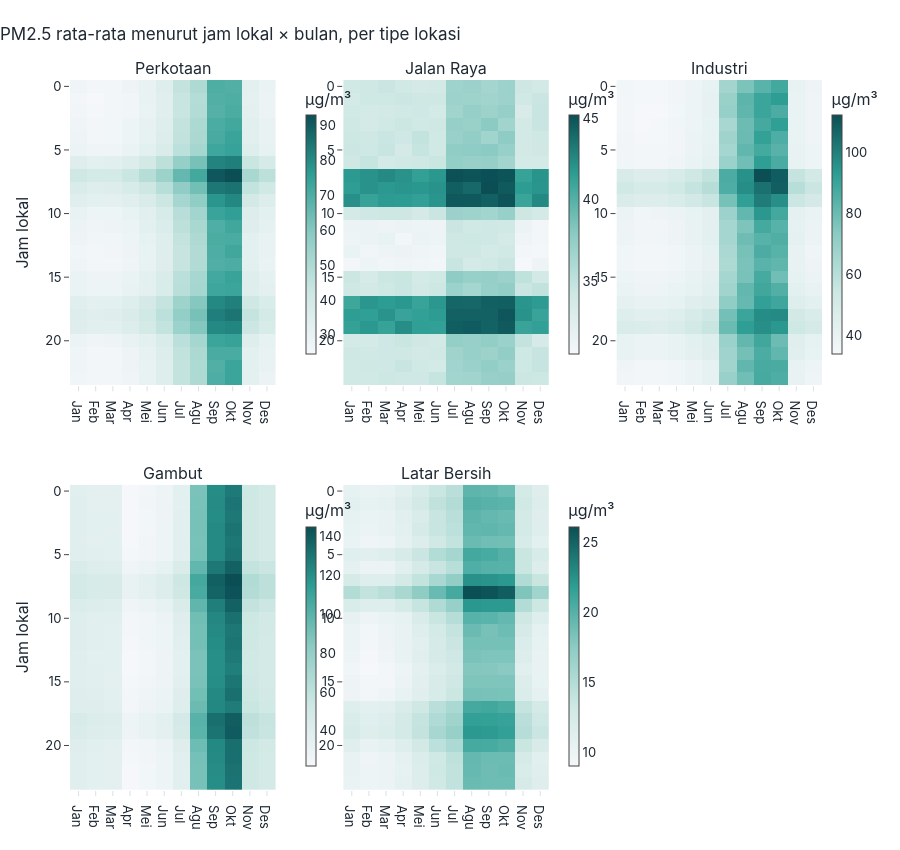

This figure's notebook cell:
### Markdown cell above
### B2. Heatmap jam × bulan
Rata-rata PM2.5 per `jam_lokal` × bulan kalender, dipisah per tipe lokasi (skala warna tiap panel berbeda). Uji: Kruskal-Wallis efek **bulan** pada PM2.5 harian per tipe, dan **kemarau (Mei–Okt) vs hujan** (Mann-Whitney).

### Code cell
hm = hourly.groupby(["tipe", "bulan", "jam_lokal"], observed=True).pm25_ug_m3.mean()
fig = make_subplots(rows=2, cols=3, subplot_titles=TIPE, horizontal_spacing=0.09, vertical_spacing=0.14)
for i, t in enumerate(TIPE):
    z = hm.loc[t].unstack(0).reindex(index=range(24), columns=range(1, 13))
    r, c = divmod(i, 3)
    fig.add_trace(go.Heatmap(z=z.values, x=["Jan", "Feb", "Mar", "Apr", "Mei", "Jun", "Jul", "Agu", "Sep", "Okt", "Nov", "Des"], y=list(range(24)), coloraxis=f"coloraxis{i + 1}" if i else "coloraxis",
                             hovertemplate=t + "<br>%{x} · jam %{y}<br>%{z:.1f} µg/m³<extra></extra>"), row=r + 1, col=c + 1)
    fig.update_layout(**{("coloraxis" if i == 0 else f"coloraxis{i + 1}"): dict(colorscale=style.SKALA_KELENGKAPAN, colorbar=dict(len=0.4, thickness=10, x=[0.30, 0.65, 1.0][c], y=[0.80, 0.22][r], title=dict(text="µg/m³", side="top")))})
    fig.update_yaxes(title_text="Jam lokal" if c == 0 else None, autorange="reversed", row=r + 1, col=c + 1)
style.terapkan(fig, "PM2.5 rata-rata menurut jam lokal × bulan, per tipe lokasi", 850)
simpan(fig, "04_B2_heatmap_jam_bulan", 850); fig.show()

baris = []
for t in TIPE:
    x = d_ok[d_ok.tipe == t]
    kwm = eda.kruskal({m: v.pm25_ug_m3.to_numpy() for m, v in x.groupby("bulan")})
    mw = eda.mann_whitney(x.loc[x.musim == "Kemarau", "pm25_ug_m3"], x.loc[x.musim == "Hujan", "pm25_ug_m3"])
    bulan_tertinggi = int(x.groupby("bulan").pm25_ug_m3.mean().idxmax())
    baris.append(dict(tipe=t, H_bulan=kwm["H"], p_bulan=kwm["p"], eps2_bulan=kwm["epsilon2"], bulan_tertinggi=bulan_tertinggi, median_kemarau=mw["median_x"], median_hujan=mw["median_y"],
                      selisih_persen=mw["selisih_persen"], r_kemarau_vs_hujan=mw["r"], p_mw=mw["p"], efek=eda.label_efek(mw["r"])))
musim = pd.DataFrame(baris); display(musim.round(3))
KN["B"]["musim"] = musim.set_index("tipe").round(4).to_dict("index")
mt = musim.set_index("tipe")
sig_bulan = int((musim.p_bulan < 0.05).sum())
tafsir(f"Efek bulan pada PM2.5 harian signifikan pada {sig_bulan} dari {len(musim)} tipe; terbesar pada {mt.eps2_bulan.idxmax()} (ε² = {fl(mt.eps2_bulan.max(), 2)}, bulan puncak ke-{int(mt.loc[mt.eps2_bulan.idxmax(), 'bulan_tertinggi'])}) dan terkecil pada {mt.eps2_bulan.idxmin()} (ε² = {fl(mt.eps2_bulan.min(), 2)}).",
       f"Kemarau (Mei–Okt) lebih tinggi daripada hujan pada {'semua' if (mt.r_kemarau_vs_hujan > 0).all() else 'sebagian'} tipe; efek terbesar {mt.r_kemarau_vs_hujan.idxmax()} (r = {fl(mt.r_kemarau_vs_hujan.max(), 2)}, median {fl(mt.loc[mt.r_kemarau_vs_hujan.idxmax(), 'median_kemarau'])} vs {fl(mt.loc[mt.r_kemarau_vs_hujan.idxmax(), 'median_hujan'])} µg/m³) dan terkecil {mt.r_kemarau_vs_hujan.idxmin()} (r = {fl(mt.r_kemarau_vs_hujan.min(), 2)}).",
       "Pola ini adalah efek rata-rata musim; lonjakan episode asap (B5) bersifat jauh lebih ekstrem dan terkonsentrasi pada beberapa bulan tertentu.")

### Figure 1 — Plotly figure (JSON) as saved in the notebook; plotly's stock layout.template omitted (floating-point values rounded to 4 significant figures; data arrays with more than 128 entries replaced by an {"elided": "..."} marker saying what was removed)
{"data": [{"coloraxis": "coloraxis", "hovertemplate": "Perkotaan<br>%{x} · jam %{y}<br>%{z:.1f} µg/m³<extra></extra>", "type": "heatmap", "x": ["Jan", "Feb", "Mar", "Apr", "Mei", "Jun", "Jul", "Agu", "Sep", "Okt", "Nov", "Des"], "xaxis": "x", "y": [0, 1, 2, 3, 4, 5, 6, 7, 8, 9, 10, 11, 12, 13, 14, 15, 16, 17, 18, 19, 20, 21, 22, 23], "yaxis": "y", "z": {"elided": "24x12 float values"}}, {"coloraxis": "coloraxis2", "hovertemplate": "Jalan Raya<br>%{x} · jam %{y}<br>%{z:.1f} µg/m³<extra></extra>", "type": "heatmap", "x": ["Jan", "Feb", "Mar", "Apr", "Mei", "Jun", "Jul", "Agu", "Sep", "Okt", "Nov", "Des"], "xaxis": "x2", "y": [0, 1, 2, 3, 4, 5, 6, 7, 8, 9, 10, 11, 12, 13, 14, 15, 16, 17, 18, 19, 20, 21, 22, 23], "yaxis": "y2", "z": {"elided": "24x12 float values"}}, {"coloraxis": "coloraxis3", "hovertemplate": "Industri<br>%{x} · jam %{y}<br>%{z:.1f} µg/m³<extra></extra>", "type": "heatmap", "x": ["Jan", "Feb", "Mar", "Apr", "Mei", "Jun", "Jul", "Agu", "Sep", "Okt", "Nov", "Des"], "xaxis": "x3", "y": [0, 1, 2, 3, 4, 5, 6, 7, 8, 9, 10, 11, 12, 13, 14, 15, 16, 17, 18, 19, 20, 21, 22, 23], "yaxis": "y3", "z": {"elided": "24x12 float values"}}, {"coloraxis": "coloraxis4", "hovertemplate": "Gambut<br>%{x} · jam %{y}<br>%{z:.1f} µg/m³<extra></extra>", "type": "heatmap", "x": ["Jan", "Feb", "Mar", "Apr", "Mei", "Jun", "Jul", "Agu", "Sep", "Okt", "Nov", "Des"], "xaxis": "x4", "y": [0, 1, 2, 3, 4, 5, 6, 7, 8, 9, 10, 11, 12, 13, 14, 15, 16, 17, 18, 19, 20, 21, 22, 23], "yaxis": "y4", "z": {"elided": "24x12 float values"}}, {"coloraxis": "coloraxis5", "hovertemplate": "Latar Bersih<br>%{x} · jam %{y}<br>%{z:.1f} µg/m³<extra></extra>", "type": "heatmap", "x": ["Jan", "Feb", "Mar", "Apr", "Mei", "Jun", "Jul", "Agu", "Sep", "Okt", "Nov", "Des"], "xaxis": "x5", "y": [0, 1, 2, 3, 4, 5, 6, 7, 8, 9, 10, 11, 12, 13, 14, 15, 16, 17, 18, 19, 20, 21, 22, 23], "yaxis": "y5", "z": {"elided": "24x12 float values"}}], "layout": {"annotations": [{"font": {"size": 16}, "showarrow": false, "text": "Perkotaan", "x": 0.1367, "xanchor": "center", "xref": "paper", "y": 1.0, "yanchor": "bottom", "yref": "paper"}, {"font": {"size": 16}, "showarrow": false, "text": "Jalan Raya", "x": 0.5, "xanchor": "center", "xref": "paper", "y": 1.0, "yanchor": "bottom", "yref": "paper"}, {"font": {"size": 16}, "showarrow": false, "text": "Industri", "x": 0.8633, "xanchor": "center", "xref": "paper", "y": 1.0, "yanchor": "bottom", "yref": "paper"}, {"font": {"size": 16}, "showarrow": false, "text": "Gambut", "x": 0.1367, "xanchor": "center", "xref": "paper", "y": 0.43, "yanchor": "bottom", "yref": "paper"}, {"font": {"size": 16}, "showarrow": false, "text": "Latar Bersih", "x": 0.5, "xanchor": "center", "xref": "paper", "y": 0.43, "yanchor": "bottom", "yref": "paper"}], "coloraxis": {"colorbar": {"len": 0.4, "thickness": 10, "title": {"side": "top", "text": "µg/m³"}, "x": 0.3, "y": 0.8}, "colorscale": [[0.0, "#F5F7FA"], [0.25, "#CFE8E4"], [0.5, "#8CCBC3"], [0.75, "#2E9E94"], [1.0, "#0B4F55"]]}, "coloraxis2": {"colorbar": {"len": 0.4, "thickness": 10, "title": {"side": "top", "text": "µg/m³"}, "x": 0.65, "y": 0.8}, "colorscale": [[0.0, "#F5F7FA"], [0.25, "#CFE8E4"], [0.5, "#8CCBC3"], [0.75, "#2E9E94"], [1.0, "#0B4F55"]]}, "coloraxis3": {"colorbar": {"len": 0.4, "thickness": 10, "title": {"side": "top", "text": "µg/m³"}, "x": 1.0, "y": 0.8}, "colorscale": [[0.0, "#F5F7FA"], [0.25, "#CFE8E4"], [0.5, "#8CCBC3"], [0.75, "#2E9E94"], [1.0, "#0B4F55"]]}, "coloraxis4": {"colorbar": {"len": 0.4, "thickness": 10, "title": {"side": "top", "text": "µg/m³"}, "x": 0.3, "y": 0.22}, "colorscale": [[0.0, "#F5F7FA"], [0.25, "#CFE8E4"], [0.5, "#8CCBC3"], [0.75, "#2E9E94"], [1.0, "#0B4F55"]]}, "coloraxis5": {"colorbar": {"len": 0.4, "thickness": 10, "title": {"side": "top", "text": "µg/m³"}, "x": 0.65, "y": 0.22}, "colorscale": [[0.0, "#F5F7FA"], [0.25, "#CFE8E4"], [0.5, "#8CCBC3"], [0.75, "#2E9E94"], [1.0, "#0B4F55"]]}, "height": 850, "title": {"text": "PM2.5 rata-rata menurut jam lokal × bulan, per tipe lokasi"}, "xaxis": {"anchor": "y", "domain": [0.0, 0.2733]}, "xaxis2": {"anchor": "y2", "domain": [0.3633, 0.6367]}, "xaxis3": {"anchor": "y3", "domain": [0.7267, 1.0]}, "xaxis4": {"anchor": "y4", "domain": [0.0, 0.2733]}, "xaxis5": {"anchor": "y5", "domain": [0.3633, 0.6367]}, "xaxis6": {"anchor": "y6", "domain": [0.7267, 1.0]}, "yaxis": {"anchor": "x", "autorange": "reversed", "domain": [0.57, 1.0], "title": {"text": "Jam lokal"}}, "yaxis2": {"anchor": "x2", "autorange": "reversed", "domain": [0.57, 1.0]}, "yaxis3": {"anchor": "x3", "autorange": "reversed", "domain": [0.57, 1.0]}, "yaxis4": {"anchor": "x4", "autorange": "reversed", "domain": [0.0, 0.43], "title": {"text": "Jam lokal"}}, "yaxis5": {"anchor": "x5", "autorange": "reversed", "domain": [0.0, 0.43]}, "yaxis6": {"anchor": "x6", "domain": [0.0, 0.43]}}}
